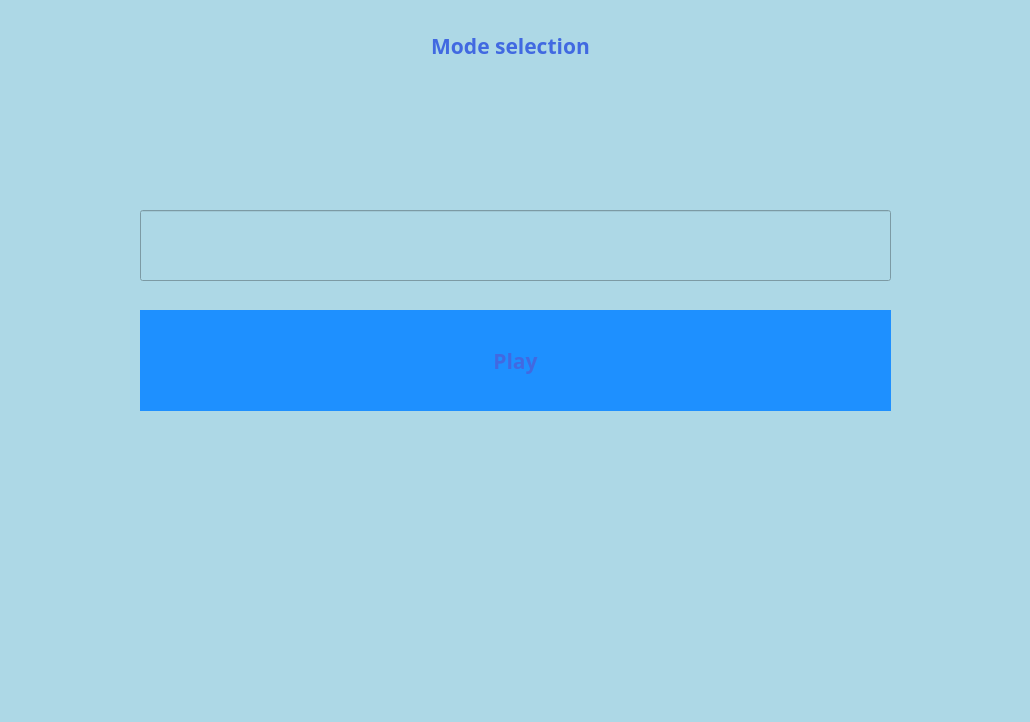
<?xml version="1.0" encoding="UTF-8"?>
<ui version="4.0">
 <class>MainWindow</class>
 <widget class="QMainWindow" name="MainWindow">
  <property name="geometry">
   <rect>
    <x>0</x>
    <y>0</y>
    <width>1030</width>
    <height>722</height>
   </rect>
  </property>
  <property name="windowTitle">
   <string>Gallows</string>
  </property>
  <property name="styleSheet">
   <string notr="true">QWidget {
	color: #4169E1;
	background-color: #ADD8E6;
	font-family: Rubik;
	font-size: 16pt;
	font-weight: 600;
}

QPushButton {
	background-color: #1E90FF;
	border: none;
}
QPushButton:hover {
	background-color: #00BFFF;
}

QPushButton:pressed {
	background-color:#0000FF;
}

</string>
  </property>
  <widget class="QWidget" name="centralwidget">
   <widget class="QLabel" name="status">
    <property name="geometry">
     <rect>
      <x>80</x>
      <y>20</y>
      <width>861</width>
      <height>51</height>
     </rect>
    </property>
    <property name="text">
     <string>Mode selection</string>
    </property>
    <property name="alignment">
     <set>Qt::AlignCenter</set>
    </property>
   </widget>
   <widget class="QLineEdit" name="lineEdit_2">
    <property name="geometry">
     <rect>
      <x>140</x>
      <y>210</y>
      <width>751</width>
      <height>71</height>
     </rect>
    </property>
   </widget>
   <widget class="QPushButton" name="play_btn_4">
    <property name="geometry">
     <rect>
      <x>140</x>
      <y>310</y>
      <width>751</width>
      <height>101</height>
     </rect>
    </property>
    <property name="text">
     <string>Play</string>
    </property>
    <property name="checkable">
     <bool>false</bool>
    </property>
    <property name="checked">
     <bool>false</bool>
    </property>
   </widget>
  </widget>
 </widget>
 <resources/>
 <connections/>
</ui>
